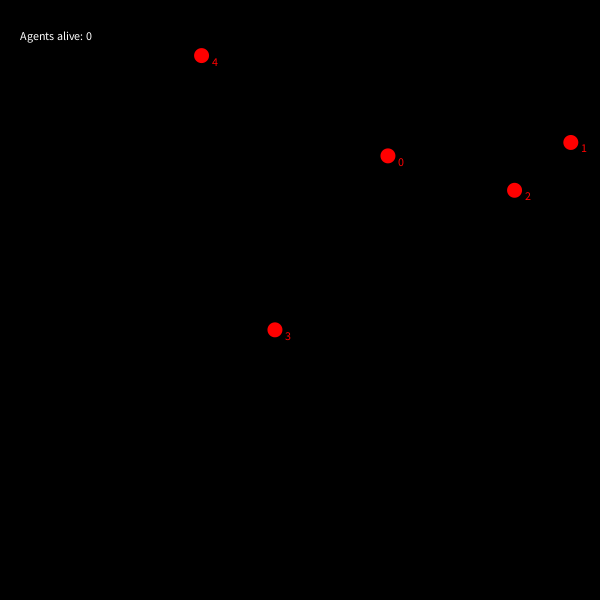
Frame 1 (no input)
Frame 60 (the mouse pressed at the canvas centre just before this capture): identical to frame 1, image omitted
Frame 120 (the mouse held since frame 60 and released just before this capture): identical to frame 1, image omitted

The Processing sketch that drew this single still picture (run headless with seeded random() and noise(); from frame 60 on, the mouse is pressed at the canvas centre):

// Processing sketch: processing_82987
// ── processing_82987.pde

ArrayList<Agent> agents;
ArrayList<Target> targets;
int amountTargets = 5;
PVector[] targetPositions = new PVector[amountTargets];

void setup() {

  size(600, 600);
  smooth();

  agents = new ArrayList<Agent>();
  targets = new ArrayList<Target>();
  
  for(int i=0; i<amountTargets; i++){
    targets.add(new Target(random(width),random(height),i));
  }
  
}


void draw() {
  background(0);

  text("Agents alive: " + agents.size(), 20, 40);

  /* Draw and simulate agents */
  for (int i = 0; i < agents.size(); i++) {
    Agent a = agents.get(i);

    a.simulate();
    a.draw();
  }
  
  pushStyle();
  noStroke();
  fill(255,0,0);
  for(int i=0; i<targets.size(); i++){
    targets.get(i).draw();
  }
  popStyle();
  
  //targetPosition.set(mouseX,mouseY,0);
  
}


void mouseClicked() {
  Agent a = new Agent(mouseX, mouseY);
  agents.add(a);
}

void keyPressed(){
  for(int i=0; i<amountTargets; i++){
    targets.get(i).reCalculate();
  } 
}
class Agent {
  PVector position;
  PVector velocity;
  PVector acceleration;
  
  PVector steer;

  float maxVelocity = 3;         // The maximum speed we can have
  float maxForce = 0.03;      // The maximum force we can have

  float radius = 30;    // Size
  float triangleSize = 3;
  
  float distance = 150;
  
  int indexClosestTarget;
  float distanceToClosestTargetYet=1000;
  float distanceTo_i_Target;

  Agent(float theX, float theY) {    // Constructor
    position = new PVector(theX, theY);
    velocity = new PVector(random(-5,5), random(-5,5));
    acceleration = new PVector(0,0);
    for(int i=0; i<amountTargets; i++){
      distanceTo_i_Target = targets.get(i).position.dist(position);
      if(distanceTo_i_Target<distanceToClosestTargetYet){
        distanceToClosestTargetYet = distanceTo_i_Target;
        indexClosestTarget=i;
        println(i + " closest so far!");
      }else{
        println(i + " is not as close as " + indexClosestTarget);
      }
    }
    println("Closest Target is Target: " + indexClosestTarget);   
  }
  
  void seekClosest(){
    for(int i=0; i<amountTargets; i++){
      distanceTo_i_Target = targets.get(i).position.dist(position);
      if(distanceTo_i_Target<distanceToClosestTargetYet){
        distanceToClosestTargetYet = distanceTo_i_Target;
        indexClosestTarget=i;
      }
    }
  }

  PVector seekAndArrive(){
    seekClosest();
    
    PVector desiredVelocity = PVector.sub(targets.get(indexClosestTarget).position,position);
    desiredVelocity.limit(maxVelocity);
    
    float theDistance = abs(targets.get(indexClosestTarget).position.dist(position));
    if(theDistance < distance){
      float slowdown = map(theDistance, 150, 0, 1, 0);
      desiredVelocity.mult(slowdown);
    }
    
    PVector steer = PVector.sub(desiredVelocity,velocity);
    steer.limit(maxForce);
    return steer;    
  }
  
  /* Calculate all forces and apply them to the agents position and velocity */
  void simulate() {
    acceleration.mult(0);  // Reset acceleration
    steer = seekAndArrive();
    acceleration.set(steer);
    velocity.add(acceleration);
    velocity.limit(maxVelocity);    // speed limit
    position.add(velocity);
    wrapAround();
  }


  /* Wrap around the screen edges */
  void wrapAround() {
    if (position.x < 0) position.x = width;
    if (position.x > width) position.x = 0;
    if (position.y < 0) position.y = height;
    if (position.y > height) position.y = 0;
  }


  /* Draw the agent */
  void draw() {
    float rotation = velocity.heading2D() + PI * 0.5;

    noStroke();
    fill(255);

    pushMatrix();
    translate(position.x, position.y);
    rotate(rotation);
    triangle(0, -triangleSize*2, -triangleSize, triangleSize, triangleSize, triangleSize);
    noFill();
    stroke(255);
    ellipse(0, 0, radius * 0.5, radius * 0.5);
    popMatrix();
  }
}

class Target{

  PVector position;
  int index;
  
  Target(float xPos,float yPos, int _index){
    position = new PVector(xPos,yPos);
    index = _index;
  }
  
  void draw(){
    pushMatrix();
    pushStyle();
    translate(position.x,position.y);
    ellipse(0,0,15,15);
    text(index, 10, 10);
    popStyle();
    popMatrix();
  }
  
  void reCalculate(){
    position.set(random(width),random(height),0);
  }

}
